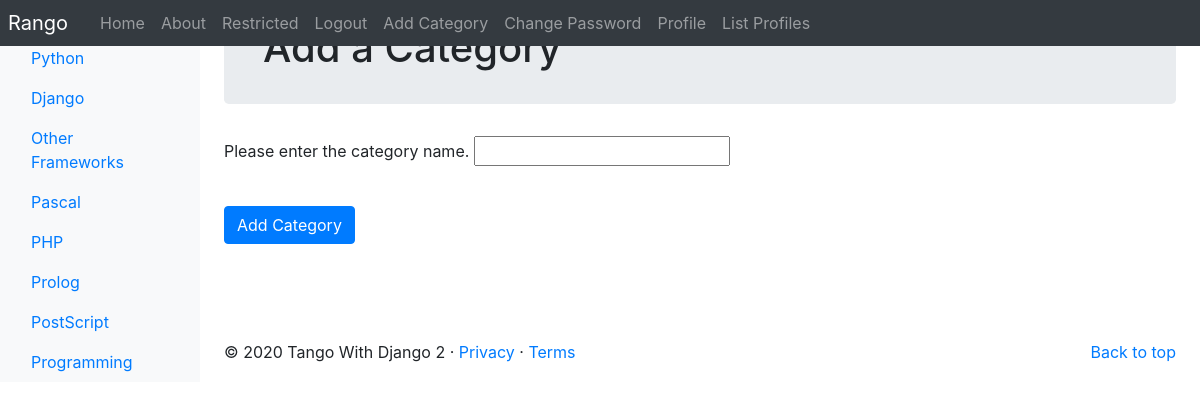
The app's page /rango/add_category/ (signed in) with its own data.
### rango/models.py (models this page shows, shortened)
class Category(models.Model):
    NAME_MAX_LENGTH = 128
    name = models.CharField(max_length=NAME_MAX_LENGTH, unique=True)
    views = models.IntegerField(default=0)
    likes = models.IntegerField(default=0)
    slug = models.SlugField(unique=True)
    class Meta:
        verbose_name_plural = 'Categories'

### rango/views.py (the view, shortened to what this page needs)
# urls.py: path('add_category/', AddCategoryView.as_view(), name='add_category'),
class AddCategoryView(View):
    @method_decorator(login_required)
    def get(self, request):
        form = CategoryForm()
        return render(request, 'rango/add_category.html', {'form': form})

### rango/forms.py
class CategoryForm(forms.ModelForm):
    name = forms.CharField(max_length=Category.NAME_MAX_LENGTH, help_text="Please enter the category name.")
    views = forms.IntegerField(widget=forms.HiddenInput(), initial=0)
    likes = forms.IntegerField(widget=forms.HiddenInput(), initial=0)
    slug = forms.CharField(widget=forms.HiddenInput(), required=False)
    class Meta:
        model = Category
        fields = ('name',)

### rango/templatetags/rango_template_tags.py (called while the page is built)
@register.inclusion_tag('rango/categories.html')
def get_category_list(current_category=None):
    return {'categories': Category.objects.all(),
            'current_category': current_category}

### templates/rango/add_category.html (shortened to what this page needs)
{% extends 'rango/base.html' %}
{% load staticfiles %}
{% block body_block %}
    <div class="jumbotron p-4">
        <div class="container">
            <h1 class="jumbotron-heading">Add a Category</h1>
        </div>
    </div>
    <div class="container">
        <div class="row">
            <form role="form" id="category_form" method="post"
                  action="{% url 'rango:add_category' %}">
                {% for field in form.visible_fields %}
                    {{ field.help_text }}
                    {{ field }}
                    <div class="p-2"></div>
                {% endfor %}
                <br />
                <button class="btn btn-primary" type="submit" name="submit">
                    Add Category
                </button>
                <div class="p-5"></div>
            </form>
        </div>
    </div>
{% endblock %}

### templates/rango/categories.html (shortened to what this page needs)
<ul class="nav flex-column">
    {% if categories %}
        {% for c in categories %}
            {% if c == current_category %}
                <li class="nav-item">
                    <a class="nav-link active" href="{% url 'rango:show_category' c.slug %}">
                        <span data-feather="archive"></span>{{ c.name }}
                    </a>
                </li>
            {% else %}
                <li class="nav-item">
                    <a class="nav-link" href="{% url 'rango:show_category' c.slug %}">
                        {{ c.name }}
                    </a>
                </li>
            {% endif %}
        {% endfor %}
    {% else %}
        <li class="nav-item">There are no categories present.</li>
    {% endif %}
</ul>

### records on screen
Category: name "Python"
Category: name "Django"
Category: name "Other Frameworks"
Category: name "Pascal"
Category: name "PHP"
Category: name "Prolog"
Category: name "PostScript"
Category: name "Programming"

### other values on screen
{{ field.help_text }} "Please enter the category name."
